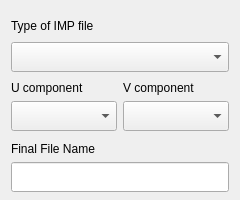
<?xml version="1.0" encoding="UTF-8"?>
<ui version="4.0">
 <class>Form</class>
 <widget class="QWidget" name="Form">
  <property name="geometry">
   <rect>
    <x>0</x>
    <y>0</y>
    <width>240</width>
    <height>200</height>
   </rect>
  </property>
  <property name="minimumSize">
   <size>
    <width>200</width>
    <height>200</height>
   </size>
  </property>
  <property name="maximumSize">
   <size>
    <width>240</width>
    <height>200</height>
   </size>
  </property>
  <property name="windowTitle">
   <string>Form</string>
  </property>
  <layout class="QGridLayout" name="gridLayout">
   <item row="0" column="0">
    <layout class="QVBoxLayout" name="verticalLayout">
     <item>
      <widget class="QLabel" name="label_5">
       <property name="minimumSize">
        <size>
         <width>120</width>
         <height>30</height>
        </size>
       </property>
       <property name="maximumSize">
        <size>
         <width>200</width>
         <height>30</height>
        </size>
       </property>
       <property name="text">
        <string>Type of IMP file</string>
       </property>
      </widget>
     </item>
     <item>
      <widget class="QComboBox" name="comboBox_4">
       <property name="sizePolicy">
        <sizepolicy hsizetype="Expanding" vsizetype="Fixed">
         <horstretch>0</horstretch>
         <verstretch>0</verstretch>
        </sizepolicy>
       </property>
       <property name="minimumSize">
        <size>
         <width>0</width>
         <height>30</height>
        </size>
       </property>
       <property name="maximumSize">
        <size>
         <width>16777215</width>
         <height>30</height>
        </size>
       </property>
      </widget>
     </item>
    </layout>
   </item>
   <item row="1" column="0">
    <layout class="QHBoxLayout" name="horizontalLayout">
     <item>
      <layout class="QVBoxLayout" name="verticalLayout_2">
       <property name="spacing">
        <number>0</number>
       </property>
       <item>
        <widget class="QLabel" name="label_2">
         <property name="minimumSize">
          <size>
           <width>0</width>
           <height>30</height>
          </size>
         </property>
         <property name="maximumSize">
          <size>
           <width>16777215</width>
           <height>30</height>
          </size>
         </property>
         <property name="text">
          <string>U component</string>
         </property>
        </widget>
       </item>
       <item>
        <widget class="QComboBox" name="comboBox_2">
         <property name="sizePolicy">
          <sizepolicy hsizetype="Expanding" vsizetype="Fixed">
           <horstretch>0</horstretch>
           <verstretch>0</verstretch>
          </sizepolicy>
         </property>
         <property name="minimumSize">
          <size>
           <width>0</width>
           <height>30</height>
          </size>
         </property>
         <property name="maximumSize">
          <size>
           <width>16777215</width>
           <height>30</height>
          </size>
         </property>
        </widget>
       </item>
      </layout>
     </item>
     <item>
      <layout class="QVBoxLayout" name="verticalLayout_3">
       <property name="spacing">
        <number>0</number>
       </property>
       <item>
        <widget class="QLabel" name="label_3">
         <property name="minimumSize">
          <size>
           <width>0</width>
           <height>30</height>
          </size>
         </property>
         <property name="maximumSize">
          <size>
           <width>16777215</width>
           <height>30</height>
          </size>
         </property>
         <property name="text">
          <string>V component</string>
         </property>
        </widget>
       </item>
       <item>
        <widget class="QComboBox" name="comboBox_3">
         <property name="sizePolicy">
          <sizepolicy hsizetype="Expanding" vsizetype="Fixed">
           <horstretch>0</horstretch>
           <verstretch>0</verstretch>
          </sizepolicy>
         </property>
         <property name="minimumSize">
          <size>
           <width>0</width>
           <height>30</height>
          </size>
         </property>
         <property name="maximumSize">
          <size>
           <width>16777215</width>
           <height>30</height>
          </size>
         </property>
        </widget>
       </item>
      </layout>
     </item>
    </layout>
   </item>
   <item row="2" column="0">
    <layout class="QVBoxLayout" name="verticalLayout_4">
     <property name="spacing">
      <number>0</number>
     </property>
     <item>
      <widget class="QLabel" name="label_4">
       <property name="minimumSize">
        <size>
         <width>120</width>
         <height>30</height>
        </size>
       </property>
       <property name="maximumSize">
        <size>
         <width>200</width>
         <height>30</height>
        </size>
       </property>
       <property name="text">
        <string>Final File Name</string>
       </property>
      </widget>
     </item>
     <item>
      <widget class="QLineEdit" name="lineEdit">
       <property name="minimumSize">
        <size>
         <width>0</width>
         <height>30</height>
        </size>
       </property>
       <property name="maximumSize">
        <size>
         <width>16777215</width>
         <height>30</height>
        </size>
       </property>
      </widget>
     </item>
    </layout>
   </item>
  </layout>
 </widget>
 <resources/>
 <connections/>
</ui>
